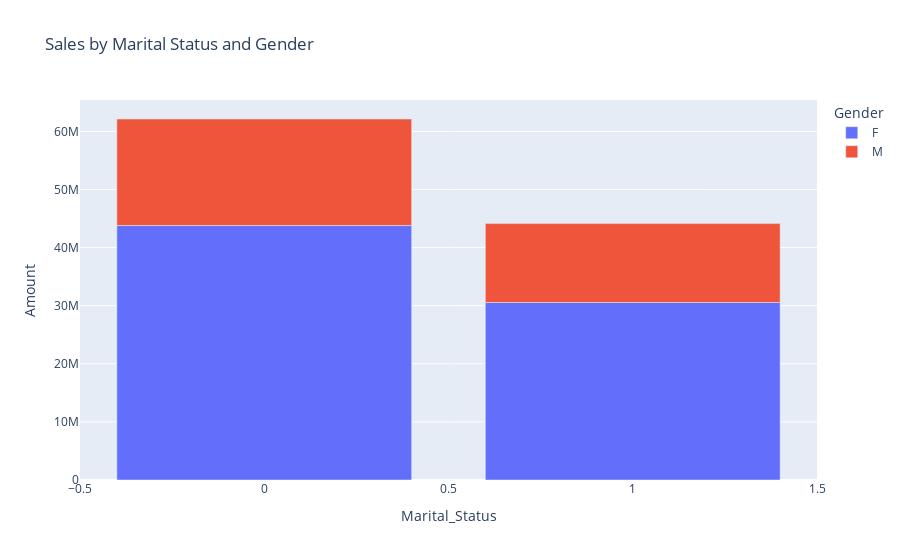

Here is the notebook cell this chart was saved with:
### Code cell
fig = px.bar(marriage_sales, x='Marital_Status', y='Amount', color='Gender',
             title='Sales by Marital Status and Gender')
fig.show()

### Figure 1 — Plotly figure (JSON) as saved in the notebook; plotly's stock layout.template omitted (floating-point values rounded to 4 significant figures)
{"data": [{"alignmentgroup": "True", "hovertemplate": "Gender=F<br>Marital_Status=%{x}<br>Amount=%{y}<extra></extra>", "legendgroup": "F", "marker": {"color": "#636efa", "pattern": {"shape": ""}}, "name": "F", "offsetgroup": "F", "orientation": "v", "showlegend": true, "textposition": "auto", "type": "bar", "x": [0, 1], "xaxis": "x", "y": [43786646, 30549207], "yaxis": "y"}, {"alignmentgroup": "True", "hovertemplate": "Gender=M<br>Marital_Status=%{x}<br>Amount=%{y}<extra></extra>", "legendgroup": "M", "marker": {"color": "#EF553B", "pattern": {"shape": ""}}, "name": "M", "offsetgroup": "M", "orientation": "v", "showlegend": true, "textposition": "auto", "type": "bar", "x": [0, 1], "xaxis": "x", "y": [18338738, 13574538], "yaxis": "y"}], "layout": {"barmode": "relative", "legend": {"title": {"text": "Gender"}, "tracegroupgap": 0}, "title": {"text": "Sales by Marital Status and Gender"}, "xaxis": {"anchor": "y", "domain": [0, 1], "title": {"text": "Marital_Status"}}, "yaxis": {"anchor": "x", "domain": [0, 1], "title": {"text": "Amount"}}}}
